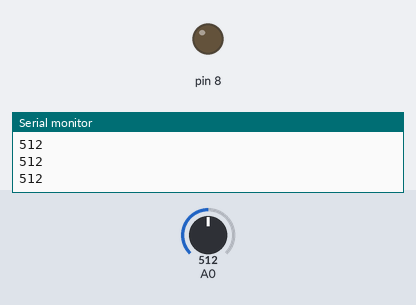
This sketch was run on a simulated Arduino Uno, built with avr-gcc and run on an emulated ATmega328P. On the bench: output pins drawn as LEDs (lit = HIGH), the last lines printed to the serial monitor. The test bench sets the inputs (shaded band); at power-on: A0 = 512.

Above: at 1.2 s.
1.3 s: A0 set to 367
2.8 s: A0 set to 334
At 4.0 s:
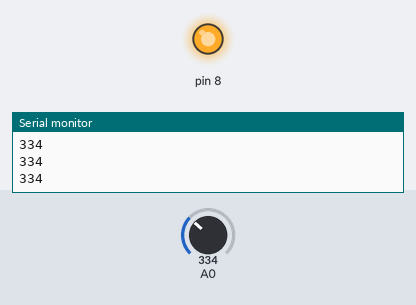
4.3 s: A0 set to 360
At 5.2 s:
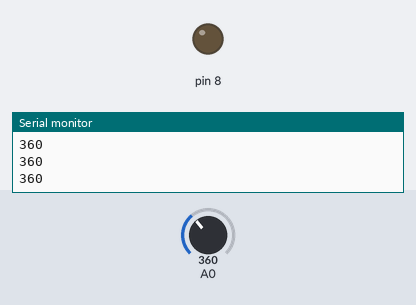
5.8 s: A0 set to 340
At 6.4 s:
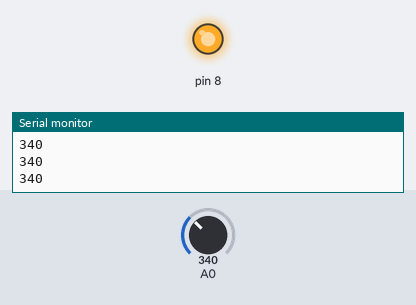
Timing chart, 0 to 8.3 s (numbered marks = the images above; inputs shaded):
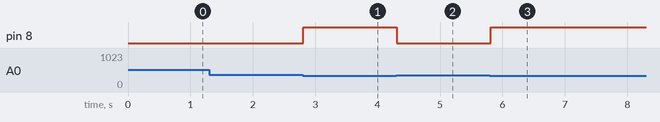

The sketch:

light_sensor.ino
```cpp
int analogValue = 0;


void setup() {
Serial.begin(9600);
pinMode(8, OUTPUT);
pinMode(A0, INPUT);
}

void loop() {
  analogValue = analogRead(0);
  Serial.println(analogValue);
  if(analogValue<350){
    digitalWrite(8, HIGH);
  }
  else{
    digitalWrite(8, LOW);
  }

}
```

Measured:
- the behaviour switches between 350 and 349 on A0 (found by bisection; images 0 and 1)
- after the input at 2.8 s, pin 8: LOW → HIGH at once
- after the input at 4.3 s, pin 8: HIGH → LOW at once
- after the input at 5.8 s, pin 8: LOW → HIGH at once
